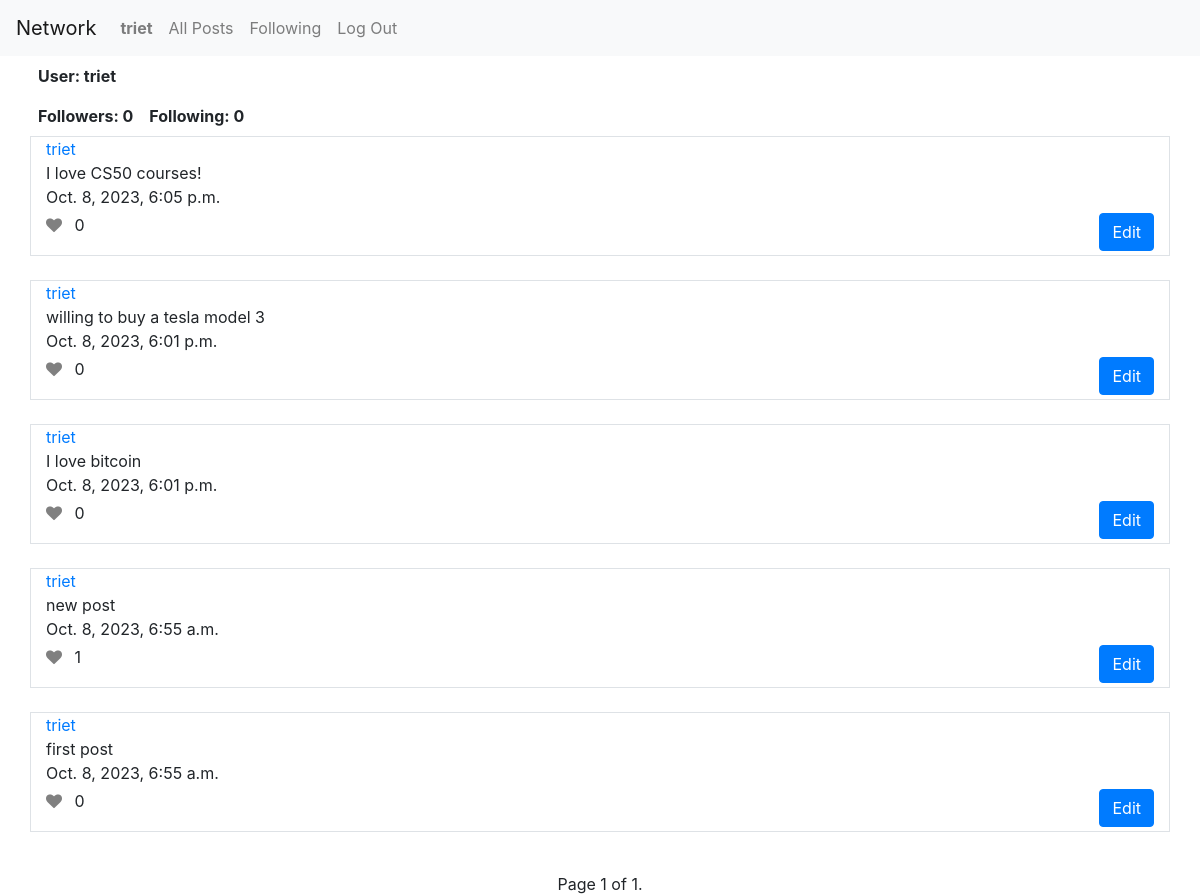
The page /profile/3 (signed in) on the database its author committed.
### network/models.py (models this page shows, shortened)
class User(AbstractUser):
    pass

class Post(models.Model):
    username = models.ForeignKey(User, on_delete=models.CASCADE, related_name="username_post")
    content = models.CharField(max_length=500)
    date = models.DateTimeField(auto_now_add=True)
    like = models.IntegerField(default=0)

### network/views.py (the view)
# urls.py: path("profile/<int:user_id>", views.profile, name="profile"),
def profile(request, user_id):
    user = User.objects.get(pk=user_id)
    num_followers = Follow.objects.filter(user_being_followed=user).count()
    num_following = Follow.objects.filter(follower=user).count()
    following = Follow.objects.filter(follower=request.user)   # get those follows which the curent user is following
    posts = Post.objects.filter(username=user).order_by("-date")
    followable = False
    if not following.filter(user_being_followed=user).exists():    # check if the profile's user exist in those follows
        followable = True
    paginator = Paginator(posts, 10)
    page_number = request.GET.get("page")
    page_obj = paginator.get_page(page_number)
    if request.user.is_authenticated:
        liked_posts = Like.objects.filter(username=request.user).values_list("post", flat=True)
    else:
        liked_posts = []
    return render(request, "network/profile.html", {
        "user": user,
        "num_followers": num_followers,
        "num_following": num_following,
        "following": following,
        "posts": posts,
        "followable": followable,
        "page_obj": page_obj,
        "liked_posts": liked_posts,
    })

### network/templates/network/profile.html (shortened to what this page needs)
{% extends "network/layout.html" %}
{% load static %}
{% block body %}
    <div class="container">
        <div class="row p-2 font-weight-bold">
            User: {{ user }}
        </div>
        <div class="row">
            <div class="col-1.5 p-2 font-weight-bold">
                Followers: {{ num_followers }}
            </div>
            <div class="col p-2 font-weight-bold">
                Following: {{ num_following }}
            </div>
        </div>
    </div>
    {% for post in page_obj %}
        <div class="container border">
            <div class="row">
                <div class="col">
                    <a href="{% url 'profile' post.username.id %}">{{ post.username }}</a>
                </div>
            </div>
            <div class="row">
                <div class="col" id="content_{{ post.id }}">
                    {{ post.content }}
                </div>
            </div>
            <div class="row">
                <div class="col">
                    {{ post.date }}
                </div>
            </div>
            <div class="row justify-content-between">
                <div class="col-auto mt-1 mb-1">
                    {% if request.user.is_authenticated %}
                        {% if post.id in liked_posts %}
                            <i class="fa fa-heart" id="like_color_{{ post.id }}" style="color: red; cursor: pointer;" onclick="toggleLike('{{ post.id }}')"></i>
                        {% else %}
                            <i class="fa fa-heart" id="like_color_{{ post.id }}" style="color: gray; cursor: pointer;" onclick="toggleLike('{{ post.id }}')"></i>
                        {% endif %}
                        <span class="ml-2" id="like_count_{{ post.id }}">{{ post.like }}</span>
                    {% endif %}
                </div>
                {% if request.user == post.username %}
                <div class="col-auto mt-1 mb-1">
                    <button type="button" class="btn btn-primary edit" data-toggle="modal" data-target="#edit_post_{{ post.id }}">Edit</button>
                </div>
            {% endif %}
            </div>
        </div><br>
    {% endfor %}
    <div class="static-bottom">
        <div class="text-center">
            Page {{ page_obj.number }} of {{ page_obj.paginator.num_pages }}.
        </div>
    </div>
{% endblock %}

### network/templates/network/layout.html (shortened to what this page needs)
{% load static %}
<!DOCTYPE html>
<html lang="en">
    <head>
        <link rel="stylesheet" href="https://stackpath.bootstrapcdn.com/bootstrap/4.4.1/css/bootstrap.min.css">
        <link href="{% static 'network/styles.css' %}" rel="stylesheet">
        <link rel="stylesheet" href="https://cdnjs.cloudflare.com/ajax/libs/font-awesome/4.7.0/css/font-awesome.min.css">
    </head>
    <body>
        <nav class="navbar navbar-expand-lg navbar-light bg-light">
            <a class="navbar-brand" href="">Network</a>
            <div>
              <ul class="navbar-nav mr-auto">
                {% if user.is_authenticated %}
                    <li class="nav-item">
                        {% if user == request.user %}
                            <a class="nav-link" href="{% url 'profile' user.id %}"><strong>{{ user.username }}</strong></a>
                        {% else %}
                            <a class="nav-link" href="{% url 'profile' request.user.id %}"><strong>{{ request.user.username }}</strong></a>
                        {% endif %}
                    </li>
                {% endif %}
                <li class="nav-item">
                  <a class="nav-link" href="{% url 'index' %}">All Posts</a>
                </li>
                {% if user.is_authenticated %}
                    <li class="nav-item">
                        <a class="nav-link" href="{% url 'following' %}">Following</a>
                    </li>
                    <li class="nav-item">
                        <a class="nav-link" href="{% url 'logout' %}">Log Out</a>
                    </li>
                {% endif %}
              </ul>
            </div>
          </nav>
        <div class="body">
            {% block body %}
            {% endblock %}
        </div>
    </body>
</html>

### rows shown on the page
User: username "triet"
Post: username "triet", content "I love CS50 courses!", date "Oct. 8, 2023, 6:05 p.m.", like "0"
Post: username "triet", content "willing to buy a tesla model 3", date "Oct. 8, 2023, 6:01 p.m.", like "0"
Post: username "triet", content "I love bitcoin", date "Oct. 8, 2023, 6:01 p.m.", like "0"
Post: username "triet", content "new post", date "Oct. 8, 2023, 6:55 a.m.", like "1"
Post: username "triet", content "first post", date "Oct. 8, 2023, 6:55 a.m.", like "0"

### other values the page prints
{{ num_followers }} "0"
{{ num_following }} "0"
{{ page_obj.number }} "1"
{{ page_obj.paginator.num_pages }} "1"
